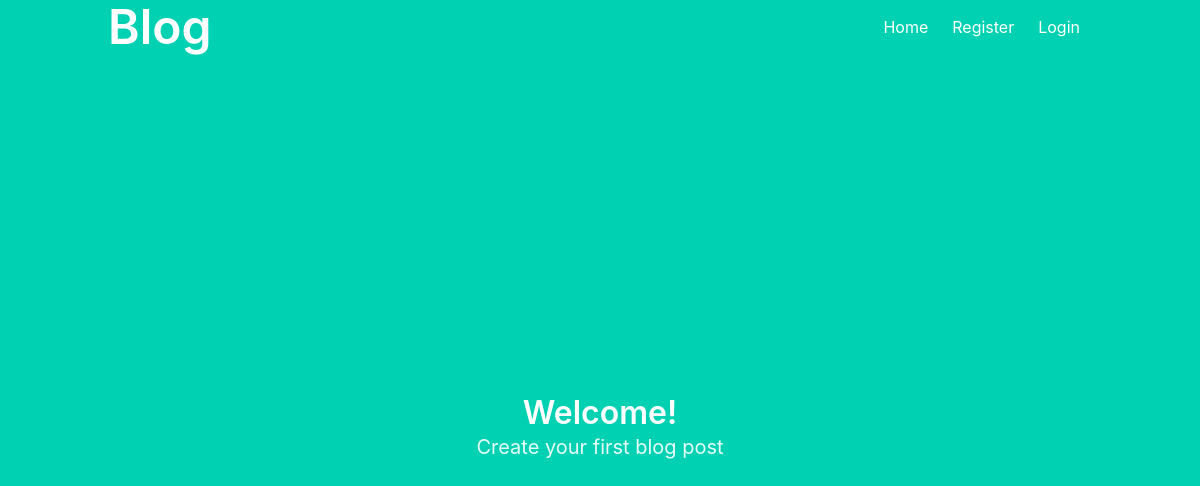
Before: /main/ with the older database file.
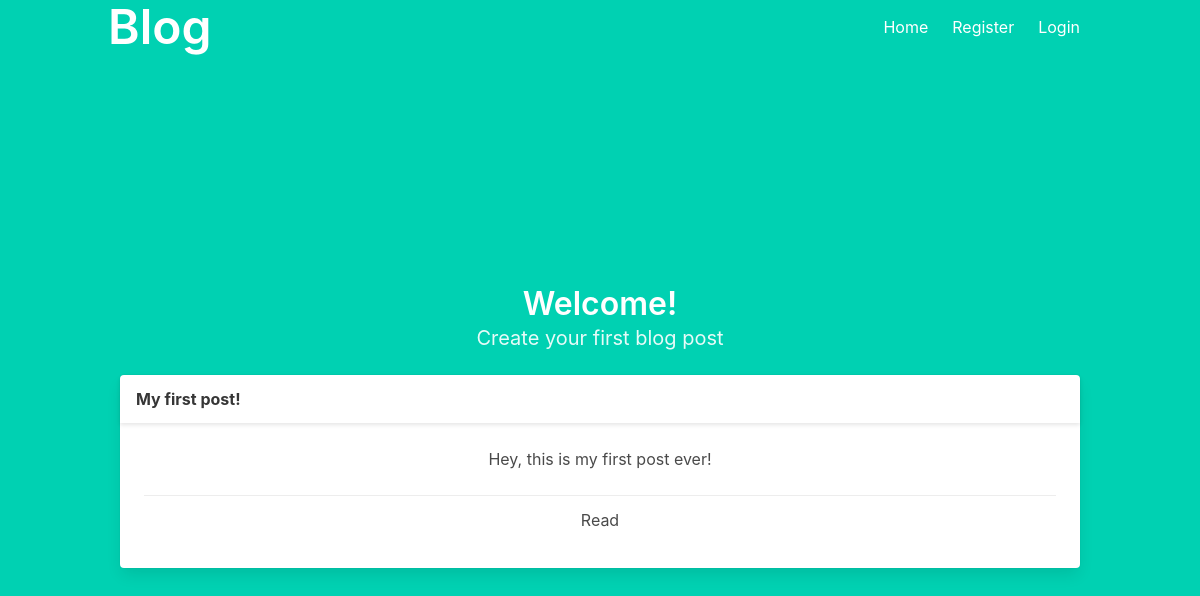
After: the same page with the newer database file.
### application/models.py (models this page shows, shortened)
class Post(db.Model):
    __tablename__ = 'posts'
    id = db.Column('id', db.Integer, primary_key=True)
    title = db.Column('title', db.String(80), nullable=False)
    _slug = db.Column('slug', db.String(80), unique=True)
    content = db.Column('content', db.Text, nullable=False)
    published = db.Column('published', db.Boolean, index=True)
    created = db.Column('created', db.DateTime, nullable=False,
                    default=datetime.utcnow, index=True)
    user_id = db.Column('user_id', db.Integer, db.ForeignKey('users.id'))
    user = db.relationship('User', back_populates='posts')
    @hybrid_property
    def slug(self):
        return self._slug
    @slug.setter
    def slug(self, *args, **kwargs):
        """Generate a URL-friendly representation of the post title."""
        self._slug = re.sub(r'[^\w]+', '-', self.title.lower()).strip('-')

### application/main.py (the view)
@bp.route('/')
def index():
    posts = Post.query.all()
    return render_template('main/index.html', posts=posts)

### application/templates/main/index.html (shortened to what this page needs)
{% extends "base.html" %}
{% block content %}
<h1 class="title">
    Welcome!
</h1>
<h2 class="subtitle">
    {% if not current_user.is_authenticated %}
        Create your first blog post
    {% endif %}
</h2>
    {% for post in posts %}
        <div class="card">
            <header class="card-header">
                <h2 class="card-header-title">
                    {{ post.title }}
                </h2>
            </header>
            <div class="card-content">
                <div class="content">
                    <p>{{ post.content }}</p>
                </div>
                <footer class="card-footer">
                    <a href="#" class="card-footer-item">Read</a>
                </footer>
            </div>
        </div>
    {% endfor %}
{% endblock %}

### application/templates/base.html (shortened to what this page needs)
<!DOCTYPE html>
<html>
<head>
    <link rel="stylesheet" href="https://cdnjs.cloudflare.com/ajax/libs/bulma/0.7.2/css/bulma.min.css" />
</head>
<body>
    <section class="hero is-primary is-fullheight">
        <div class="hero-head">
            <nav class="navbar">
                <div class="container">
                    <div id="navbarMenuHeroA" class="navbar-menu">
                        <div class="navbar-brand">
                            <h1 class="title is-1">
                               <a href="{{ url_for('hello') }}">Blog</a>
                            </h1>
                        </div>
                        <div class="navbar-end">
                            <a href="{{ url_for('main.index') }}" class="navbar-item">
                                Home
                            </a>
                            {% if not current_user.is_authenticated %}
                            <a href="{{ url_for('auth.register') }}" class="navbar-item">
                                Register
                            </a>
                            {% endif %}
                            {% if not current_user.is_authenticated %}
                            <a href="{{ url_for('auth.login') }}" class="navbar-item">
                                Login
                            </a>
                            {% endif %}
                        </div>
                    </div>
                </div>
            </nav>
        </div>
        <div class="hero-body">
            <div class="container has-text-centered">
                {% block content %}{% endblock %}
            </div>
        </div>
    </section>
</body>
</html>

Changed rows visible on the page:
added Post: title "My first post!", content "Hey, this is my first post ever!"
